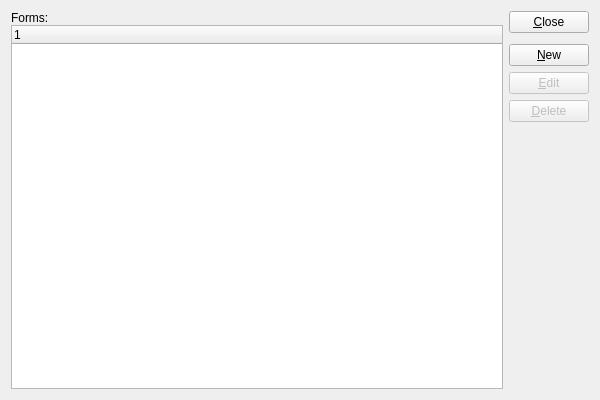
<?xml version="1.0" encoding="UTF-8"?>
<ui version="4.0">
 <comment>This file is part of the xTuple ERP: PostBooks Edition, a free and
open source Enterprise Resource Planning software suite,
Copyright (c) 1999-2010 by OpenMFG LLC, d/b/a xTuple.
It is licensed to you under the Common Public Attribution License
version 1.0, the full text of which (including xTuple-specific Exhibits)
is available at www.xtuple.com/CPAL.  By using this software, you agree
to be bound by its terms.</comment>
 <class>forms</class>
 <widget class="QWidget" name="forms">
  <property name="geometry">
   <rect>
    <x>0</x>
    <y>0</y>
    <width>600</width>
    <height>400</height>
   </rect>
  </property>
  <property name="windowTitle">
   <string>List Forms</string>
  </property>
  <layout class="QGridLayout" name="gridLayout">
   <item row="0" column="0">
    <layout class="QVBoxLayout">
     <property name="spacing">
      <number>0</number>
     </property>
     <item>
      <widget class="QLabel" name="_forms">
       <property name="text">
        <string>Forms:</string>
       </property>
      </widget>
     </item>
     <item>
      <widget class="XTreeWidget" name="_form">
       <property name="sizePolicy">
        <sizepolicy hsizetype="Expanding" vsizetype="Expanding">
         <horstretch>0</horstretch>
         <verstretch>0</verstretch>
        </sizepolicy>
       </property>
      </widget>
     </item>
    </layout>
   </item>
   <item row="0" column="1">
    <layout class="QVBoxLayout" name="verticalLayout">
     <item>
      <widget class="QPushButton" name="_close">
       <property name="text">
        <string>&amp;Close</string>
       </property>
      </widget>
     </item>
     <item>
      <spacer name="verticalSpacer">
       <property name="orientation">
        <enum>Qt::Vertical</enum>
       </property>
       <property name="sizeType">
        <enum>QSizePolicy::Preferred</enum>
       </property>
       <property name="sizeHint" stdset="0">
        <size>
         <width>20</width>
         <height>5</height>
        </size>
       </property>
      </spacer>
     </item>
     <item>
      <widget class="QPushButton" name="_new">
       <property name="text">
        <string>&amp;New</string>
       </property>
      </widget>
     </item>
     <item>
      <widget class="QPushButton" name="_edit">
       <property name="enabled">
        <bool>false</bool>
       </property>
       <property name="text">
        <string>&amp;Edit</string>
       </property>
      </widget>
     </item>
     <item>
      <widget class="QPushButton" name="_delete">
       <property name="enabled">
        <bool>false</bool>
       </property>
       <property name="text">
        <string>&amp;Delete</string>
       </property>
      </widget>
     </item>
     <item>
      <spacer name="Spacer270">
       <property name="orientation">
        <enum>Qt::Vertical</enum>
       </property>
       <property name="sizeType">
        <enum>QSizePolicy::Expanding</enum>
       </property>
       <property name="sizeHint" stdset="0">
        <size>
         <width>20</width>
         <height>20</height>
        </size>
       </property>
      </spacer>
     </item>
    </layout>
   </item>
  </layout>
 </widget>
 <layoutdefault spacing="6" margin="11"/>
 <pixmapfunction>qPixmapFromMimeSource</pixmapfunction>
 <customwidgets>
  <customwidget>
   <class>XTreeWidget</class>
   <extends>QTreeWidget</extends>
   <header>xtreewidget.h</header>
   <container>1</container>
  </customwidget>
 </customwidgets>
 <tabstops>
  <tabstop>_form</tabstop>
  <tabstop>_new</tabstop>
  <tabstop>_edit</tabstop>
  <tabstop>_delete</tabstop>
  <tabstop>_close</tabstop>
 </tabstops>
 <resources/>
 <connections>
  <connection>
   <sender>_form</sender>
   <signal>valid(bool)</signal>
   <receiver>_delete</receiver>
   <slot>setEnabled(bool)</slot>
   <hints>
    <hint type="sourcelabel">
     <x>20</x>
     <y>20</y>
    </hint>
    <hint type="destinationlabel">
     <x>20</x>
     <y>20</y>
    </hint>
   </hints>
  </connection>
  <connection>
   <sender>_form</sender>
   <signal>itemSelected(int)</signal>
   <receiver>_edit</receiver>
   <slot>animateClick()</slot>
   <hints>
    <hint type="sourcelabel">
     <x>20</x>
     <y>20</y>
    </hint>
    <hint type="destinationlabel">
     <x>20</x>
     <y>20</y>
    </hint>
   </hints>
  </connection>
  <connection>
   <sender>_form</sender>
   <signal>valid(bool)</signal>
   <receiver>_edit</receiver>
   <slot>setEnabled(bool)</slot>
   <hints>
    <hint type="sourcelabel">
     <x>20</x>
     <y>20</y>
    </hint>
    <hint type="destinationlabel">
     <x>20</x>
     <y>20</y>
    </hint>
   </hints>
  </connection>
  <connection>
   <sender>_close</sender>
   <signal>clicked()</signal>
   <receiver>forms</receiver>
   <slot>close()</slot>
   <hints>
    <hint type="sourcelabel">
     <x>20</x>
     <y>20</y>
    </hint>
    <hint type="destinationlabel">
     <x>20</x>
     <y>20</y>
    </hint>
   </hints>
  </connection>
 </connections>
</ui>
